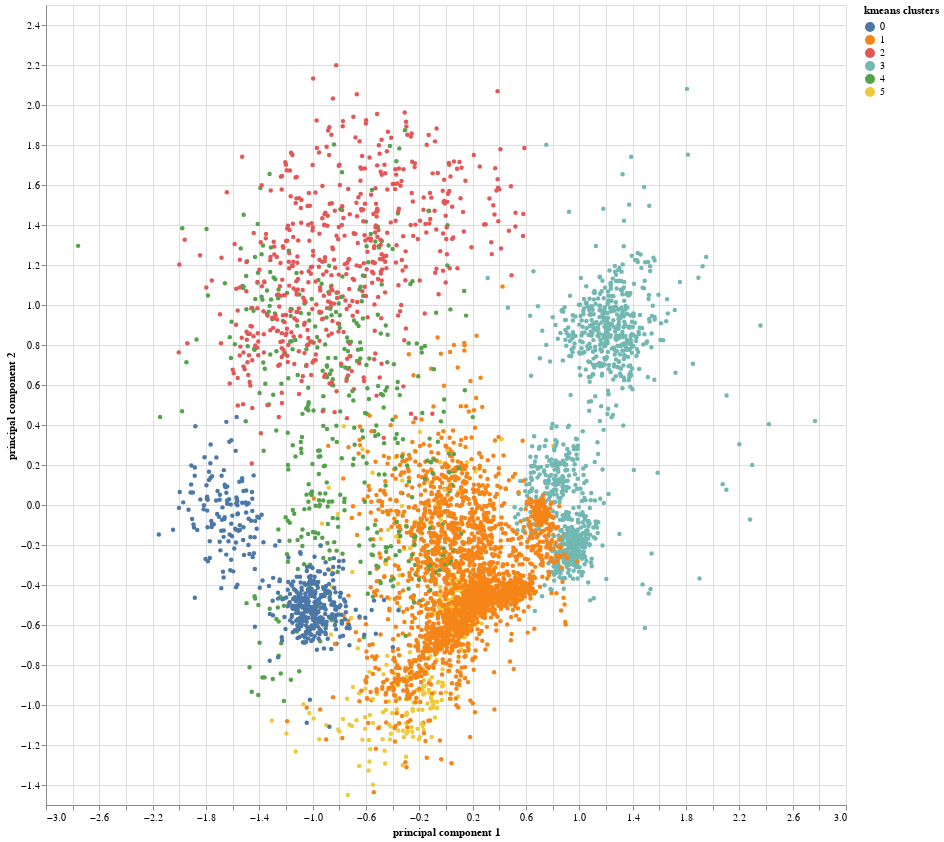

Source (notebook cell):
### Markdown cell above
### 6.3.1 Six K-means Clusters

### Code cell
source = kmeansdf_1
chart = alt.Chart(source).mark_circle(size=20, opacity = 1).encode(x='principal component 1:Q',y='principal component 2:Q',
                                                        color = 'kmeans clusters:N'
                                                        ).properties(
                                                        width=800,
                                                        height=800).interactive()
chart

### Figure 1 — Vega-Lite specification as saved in the notebook (floating-point values rounded to 4 significant figures; data arrays with more than 128 entries replaced by an {"elided": "..."} marker saying what was removed)
{"config": {"view": {"continuousWidth": 400, "continuousHeight": 300}}, "data": {"name": "data-87574905c27dad06931363505719a942"}, "mark": {"type": "circle", "opacity": 1, "size": 20}, "encoding": {"color": {"field": "kmeans clusters", "type": "nominal"}, "x": {"field": "principal component 1", "type": "quantitative"}, "y": {"field": "principal component 2", "type": "quantitative"}}, "height": 800, "selection": {"selector008": {"type": "interval", "bind": "scales", "encodings": ["x", "y"]}}, "width": 800, "$schema": "https://vega.github.io/schema/vega-lite/v4.17.0.json", "datasets": {"data-87574905c27dad06931363505719a942": {"elided": "5127 records"}}}
